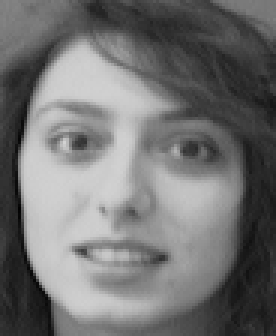
#> input picture att_faces/s8/1.pgm, 92 x 112 px (shown 3 times larger)
$ python 1.py
#> lines starting #> are read from the running program, lines starting #| are printed output that depends on the picture
import cv2
import numpy as np

img1=cv2.imread('1.pgm')
#> img1 is the input picture: shape (112, 92, 3); min 1, max 210, mean 114.5
img2=cv2.imread('2.pgm')
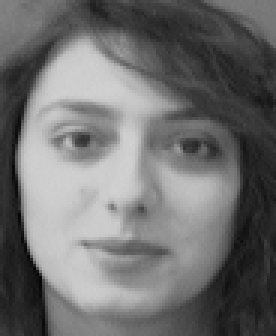
#> input picture att_faces/s8/2.pgm, 92 x 112 px (shown 3 times larger)
#> img2 is the input picture: shape (112, 92, 3); min 6, max 209, mean 111.7
img3=cv2.imread('3.pgm')
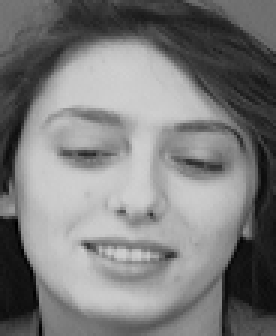
#> input picture att_faces/s8/3.pgm, 92 x 112 px (shown 3 times larger)
#> img3 is the input picture: shape (112, 92, 3); min 0, max 208, mean 123.6
img4=cv2.imread('4.pgm')
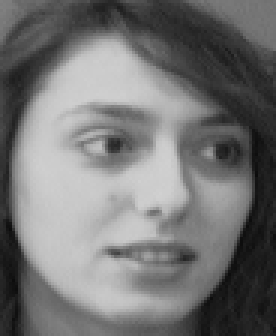
#> input picture att_faces/s8/4.pgm, 92 x 112 px (shown 3 times larger)
#> img4 is the input picture: shape (112, 92, 3); min 11, max 209, mean 116.5
img5=cv2.imread('5.pgm')
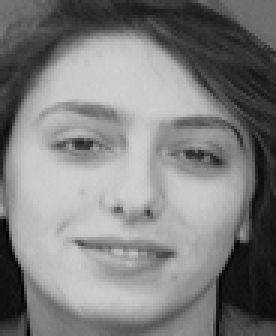
#> input picture att_faces/s8/5.pgm, 92 x 112 px (shown 3 times larger)
#> img5 is the input picture: shape (112, 92, 3); min 0, max 209, mean 127.1
img6=cv2.imread('6.pgm')
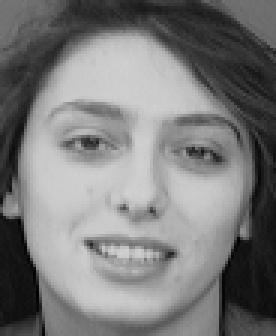
#> input picture att_faces/s8/6.pgm, 92 x 112 px (shown 3 times larger)
#> img6 is the input picture: shape (112, 92, 3); min 0, max 209, mean 122.9
img7=cv2.imread('7.pgm')
img9=cv2.imread('9.pgm')
img10=cv2.imread('10.pgm')

#dst=cv2.addWeighted(img1,0.5,img2,0.5,img3,0.5,img4,0.5,img5,0.5,img6,0.5,img7,0.5,img9,0.5,img10,0.5,0)

dst=cv2.addWeighted(img1,0.5,img2,0.5,0)
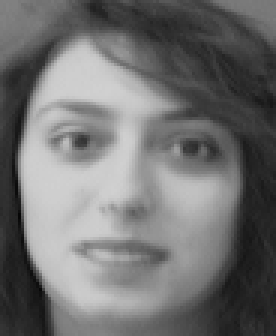
#> dst: shape (112, 92, 3) (shown 3 times larger); min 6, max 208, mean 113.1

cv2.imshow('faces',dst)
k = cv2.waitKey(0)
#> (key Esc is pressed here)
cv2.imwrite('new.pgm',dst)
cv2.destroyAllWindows()
